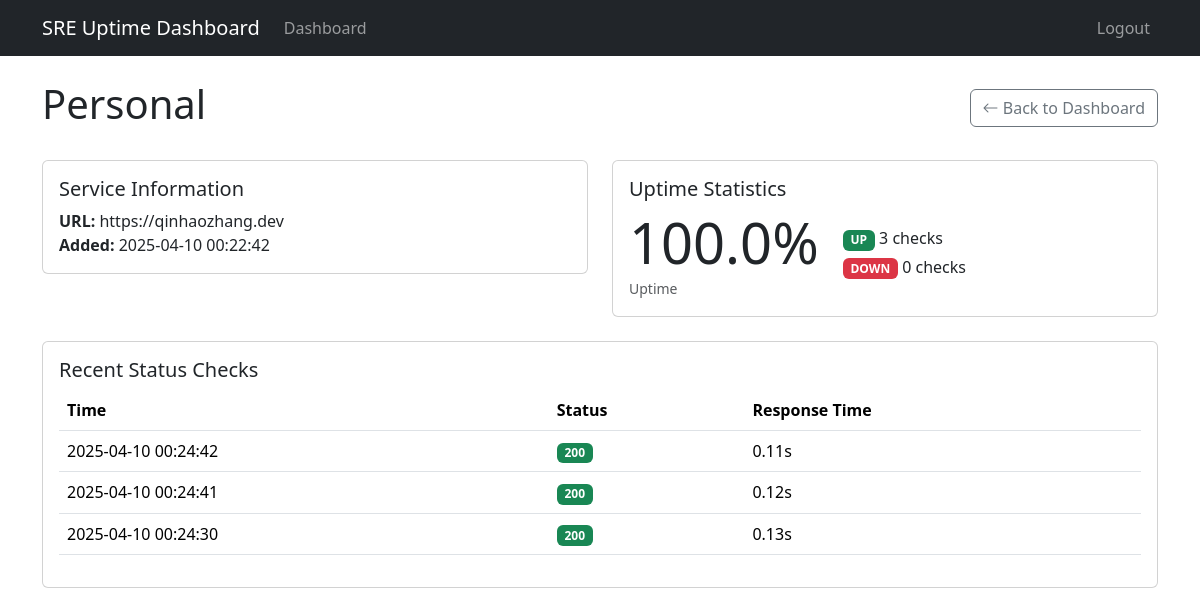
/service/1 (signed in), run on the app's committed database.
### app/models.py (models this page shows)
class Service(db.Model):
    __tablename__ = 'services'
    id = db.Column(db.Integer, primary_key=True)
    name = db.Column(db.String(100), nullable=False)  # Display name
    url = db.Column(db.String(200), nullable=False)   # Endpoint to monitor
    user_id = db.Column(db.Integer, db.ForeignKey('users.id'), nullable=False)
    created_at = db.Column(db.DateTime, default=datetime.utcnow)

class StatusCheck(db.Model):
    __tablename__ = 'status_checks'
    id = db.Column(db.Integer, primary_key=True)
    service_id = db.Column(db.Integer, db.ForeignKey('services.id'), nullable=False)
    status_code = db.Column(db.Integer)       # HTTP status code or None if failed
    response_time = db.Column(db.Float)       # Response time in seconds
    error_message = db.Column(db.String(200)) # Error details if request failed
    timestamp = db.Column(db.DateTime, default=datetime.utcnow)  # When check occurred

### app/routes.py (the view)
@bp.route('/service/<int:service_id>')
@login_required
def service_details(service_id):
    service = Service.query.get_or_404(service_id)
    if service.user_id != current_user.id:
        abort(403)
    status_checks = StatusCheck.query.filter_by(service_id=service_id)\
        .order_by(StatusCheck.timestamp.desc())\
        .limit(50)\
        .all()
    successful_checks = [c for c in status_checks if c.status_code and c.status_code < 400]
    uptime_percent = len(successful_checks) / len(status_checks) * 100 if status_checks else 0
    return render_template('service_details.html',
                         service=service,
                         status_checks=status_checks,
                         uptime_percent=round(uptime_percent, 2))

### app/models.py (called while the page is built)
@login_manager.user_loader
def load_user(user_id):
    return User.query.get(int(user_id))

### app/template_filters.py (called while the page is built)
def datetimeformat(value, format='%Y-%m-%d %H:%M:%S'):
    if value is None:
        return ''
    if isinstance(value, str):
        value = datetime.strptime(value, '%Y-%m-%d %H:%M:%S.%f')
    return value.strftime(format)

### app/templates/service_details.html (shortened to what this page needs)
{% extends "base.html" %}
{% block content %}
<div class="d-flex justify-content-between align-items-center mb-4">
    <h1>{{ service.name }}</h1>
    <a href="{{ url_for('main.dashboard') }}" class="btn btn-outline-secondary">
        <i class="bi bi-arrow-left"></i> Back to Dashboard
    </a>
</div>
<div class="row mb-4">
    <div class="col-md-6">
        <div class="card">
            <div class="card-body">
                <h5 class="card-title">Service Information</h5>
                <p class="card-text">
                    <strong>URL:</strong> {{ service.url }}<br>
                    <strong>Added:</strong> {{ service.created_at|datetimeformat }}
                </p>
            </div>
        </div>
    </div>
    <div class="col-md-6">
        <div class="card">
            <div class="card-body">
                <h5 class="card-title">Uptime Statistics</h5>
                <div class="d-flex align-items-center">
                    <div class="me-4">
                        <div class="display-4">{{ uptime_percent }}%</div>
                        <small class="text-muted">Uptime</small>
                    </div>
                    <div>
                        <p class="mb-1">
                            <span class="badge bg-success">UP</span>
                            {{ status_checks|selectattr('status_code', 'defined')|selectattr('status_code', 'lt', 400)|list|length }} checks
                        </p>
                        <p class="mb-1">
                            <span class="badge bg-danger">DOWN</span>
                            {{ status_checks|rejectattr('status_code', 'defined')|list|length + status_checks|selectattr('status_code', 'defined')|selectattr('status_code', 'ge', 400)|list|length }} checks
                        </p>
                    </div>
                </div>
            </div>
        </div>
    </div>
</div>
<div class="card mb-4">
    <div class="card-body">
        <h5 class="card-title">Recent Status Checks</h5>
        <div class="table-responsive">
            <table class="table table-hover">
                <thead>
                    <tr>
                        <th>Time</th>
                        <th>Status</th>
                        <th>Response Time</th>
                    </tr>
                </thead>
                <tbody>
                    {% for check in status_checks %}
                    <tr>
                        <td>{{ check.timestamp|datetimeformat }}</td>
                        <td>
                            {% if check.status_code is none %}
                                <span class="badge bg-danger">Down</span>
                            {% elif check.status_code < 400 %}
                                <span class="badge bg-success">{{ check.status_code }}</span>
                            {% else %}
                                <span class="badge bg-warning text-dark">{{ check.status_code }}</span>
                            {% endif %}
                        </td>
                        <td>
                            {% if check.response_time is not none %}
                                {{ "%.2f"|format(check.response_time) }}s
                            {% else %}
                                -
                            {% endif %}
                        </td>
                    </tr>
                    {% endfor %}
                </tbody>
            </table>
        </div>
    </div>
</div>
{% endblock %}

### app/templates/base.html (shortened to what this page needs)
<!DOCTYPE html>
<html lang="en">
<head>
    <link href="https://cdn.jsdelivr.net/npm/bootstrap@5.3.2/dist/css/bootstrap.min.css" rel="stylesheet">
    <link rel="stylesheet" href="https://cdn.jsdelivr.net/npm/bootstrap-icons@1.11.1/font/bootstrap-icons.css">
</head>
<body>
    <nav class="navbar navbar-expand-lg navbar-dark bg-dark">
        <div class="container">
            <a class="navbar-brand" href="{{ url_for('main.home') }}">SRE Uptime Dashboard</a>
            <div class="collapse navbar-collapse" id="navbarNav">
                <ul class="navbar-nav me-auto">
                    <li class="nav-item">
                        <a class="nav-link" href="{{ url_for('main.dashboard') }}">Dashboard</a>
                    </li>
                </ul>
                <ul class="navbar-nav">
                    {% if current_user.is_authenticated %}
                    <li class="nav-item">
                        <a class="nav-link" href="{{ url_for('main.logout') }}">Logout</a>
                    </li>
                    {% endif %}
                </ul>
            </div>
        </div>
    </nav>
    <div class="container mt-4">
        {% block content %}{% endblock %}
    </div>
</body>
</html>

### data on the page
Service: name "Personal", url "https://qinhaozhang.dev", created_at "2025-04-10 00:22:42"
StatusCheck: timestamp "2025-04-10 00:24:42", status_code "200", response_time "0.11"
StatusCheck: timestamp "2025-04-10 00:24:41", status_code "200", response_time "0.12"
StatusCheck: timestamp "2025-04-10 00:24:30", status_code "200", response_time "0.13"

### other printed values
{{ uptime_percent }} "100.0"
